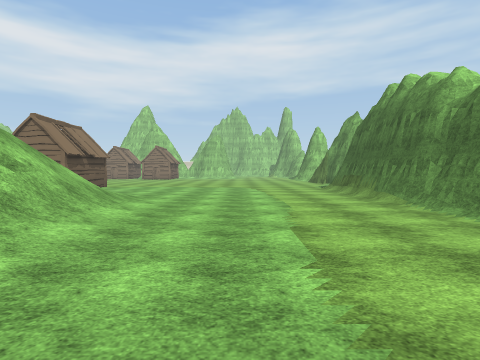
View 1 (above)

15 first-person views from a walk through a Unity game level. The camera is 1.5 m above the floor, tilts 2° down and sees 80° across. The floor is counted in squares, 2 m on a side. Each view is taken from the middle of a square. On the plan, view 1 faces up. The plan holds only what a view shows up to about 10 squares ahead; the rest is blank. The place goes on beyond the plan. The player is left out. Some animated figures are not drawn. Some surface patterns are stand-ins.

View 2
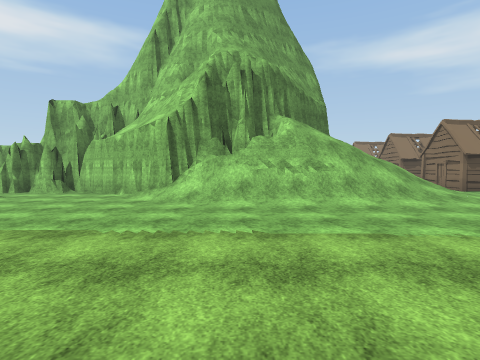

View 3
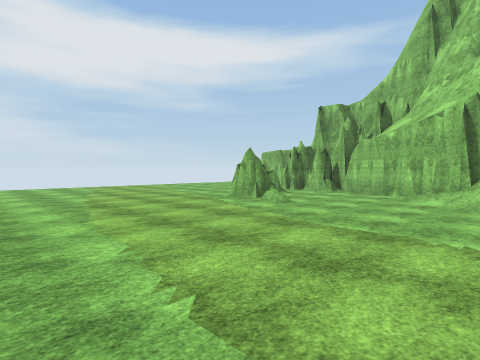

View 4
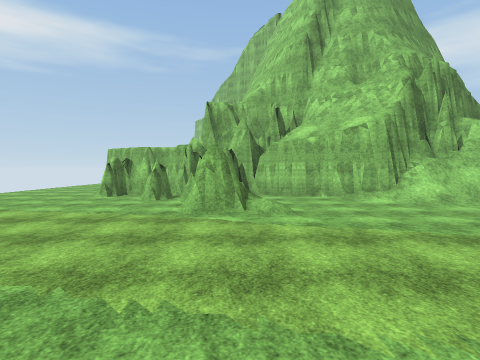

View 5
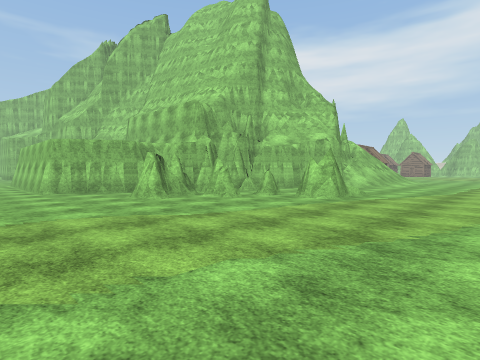

View 6
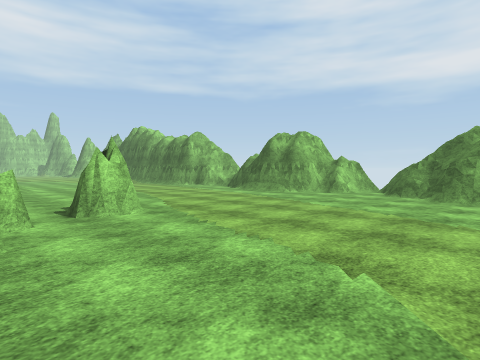

View 7
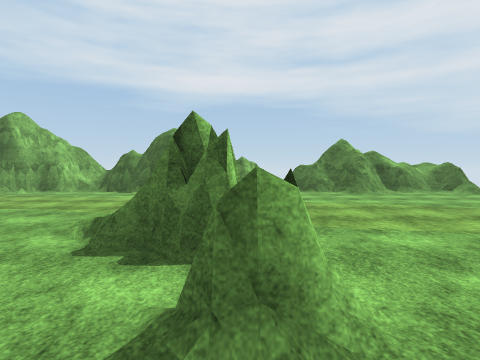

View 8
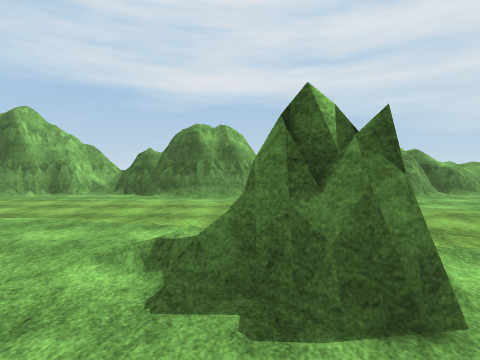

View 9
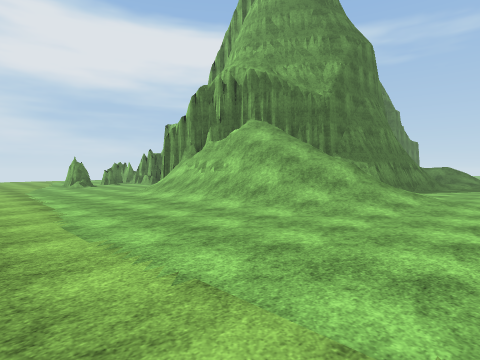

View 10
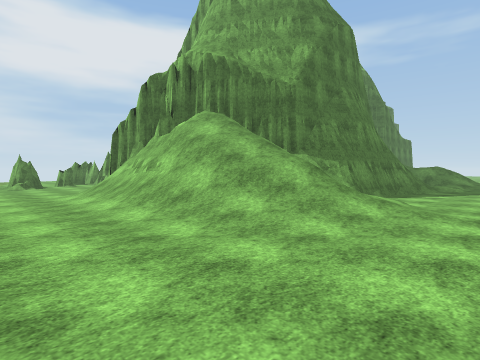

View 11
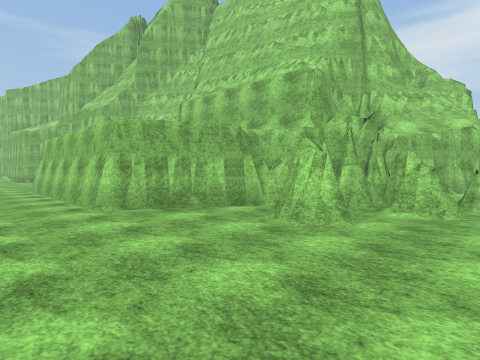

View 12
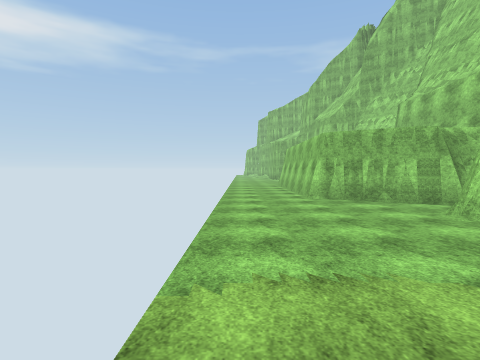

View 13
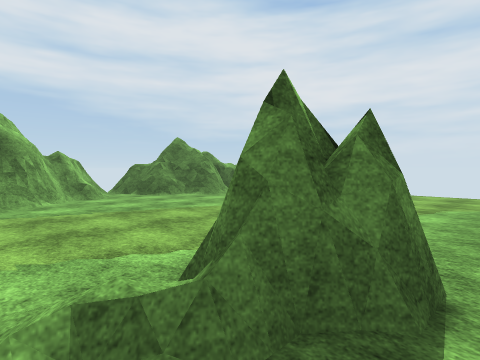

View 14
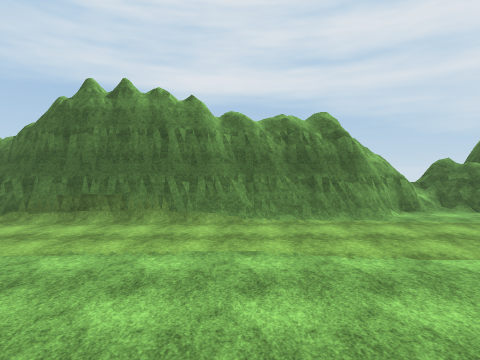

View 15
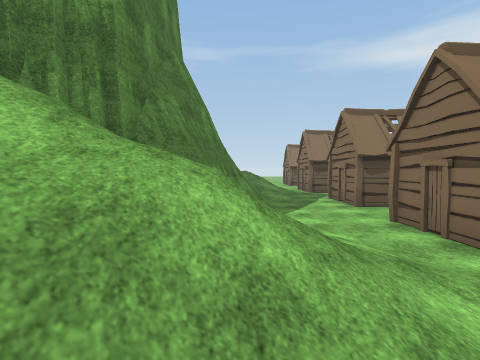

### Floor plan
Key: @ floor where view 1 was taken; # wall or solid block; x gap in a wall; . main floor; : floor 0.25 m higher than the main floor; / step, stairs or slope; = window, fence, low wall or low ledge; H hut.
Columns run from 15 left of view 1 to 6 right of it. Each row starts with its distance up from view 1.
 10   .HH..HHH.........#
  9   ......../........#
  8   ///....////......#
  7     ####/ ///......#
  6        #=/////.....#
  5        ##/////.....#
  4         ##//=/.....##
  3          ####/.....##
  2           ##//......#
  1           ##/.......##
  0           ##/..@.....#
 -1           #/........##
 -2          ##......../#
 -3          #........./#
 -4          #...#...../##
 -5          #.#.#......:#
 -6          #........../x
 -7        ###........../x
 -8        #.##......../##
 -9       ##.........../##
-10 #######.............##
-11 ....................##
-12     .............../=#
-13                     =#

Positions as (right, up) in squares from view 1, and headings:
1: (0, 0), facing up
2: (4, 2), facing left
3: (4, 1), facing down-left
4: (4, -4), facing left
5: (2, -12), facing up-left
6: (-4, -10), facing up-right
7: (-5, -5), facing right
8: (-4, -4), facing right
9: (2, 10), facing down-left
10: (0, 10), facing down-left
11: (-3, -12), facing up-left
12: (-1, -12), facing left
13: (-3, -3), facing down-right
14: (-3, 6), facing right
15: (-3, 7), facing left
